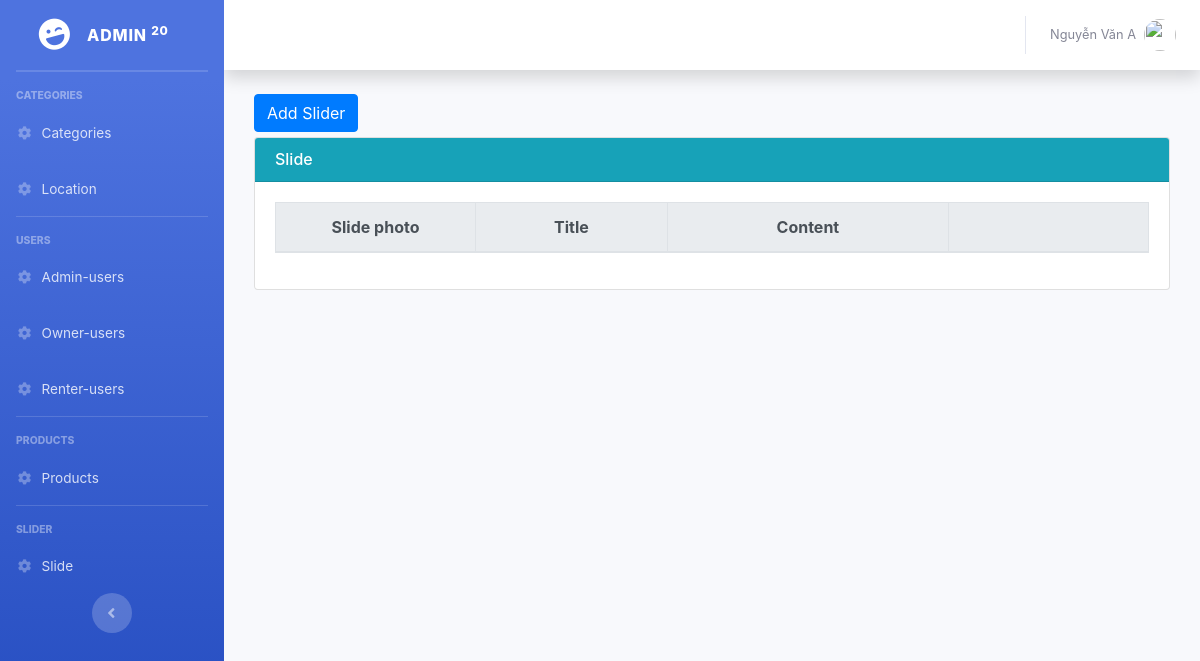
Before: /Backend/Admin/index.php?controller=slide&action=read (signed in) with the older database file.
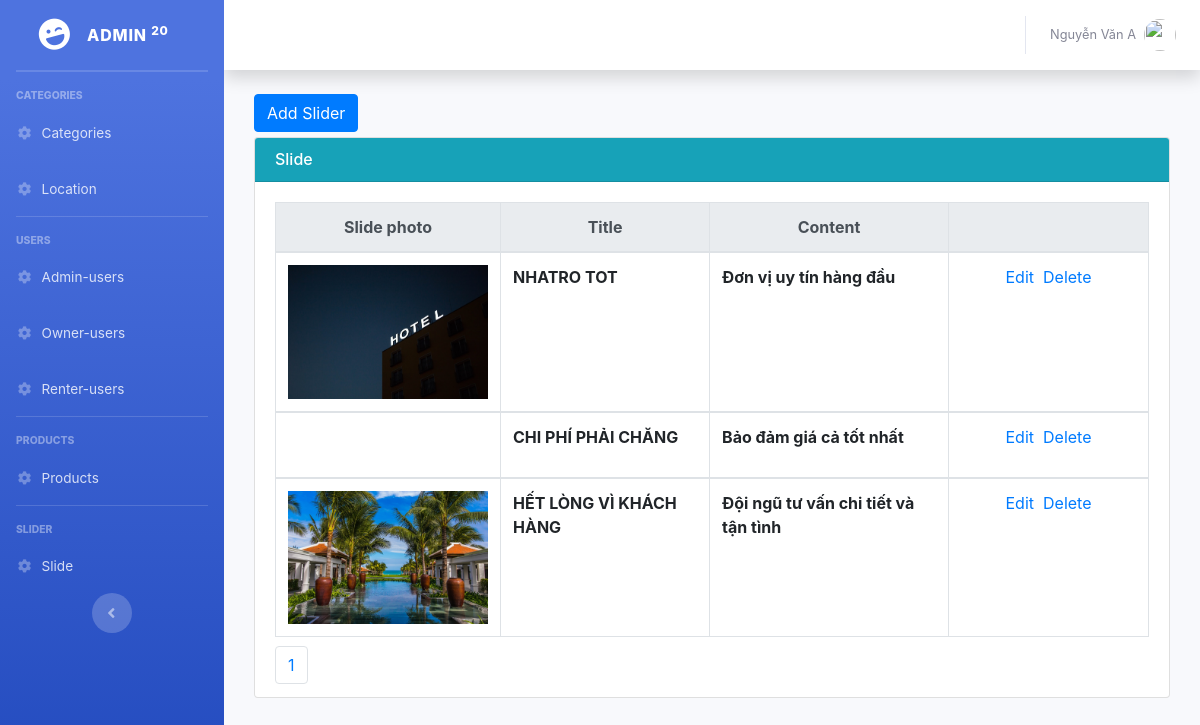
After: the same page with the newer database file.
### tables this page shows
CREATE TABLE `slide` (
  `id` int(11) NOT NULL,
  `photo` varchar(255) NOT NULL,
  `title` varchar(255) NOT NULL,
  `description` varchar(255) NOT NULL
);

### Backend/Admin/Controllers/SlideController.php (called while the page is built, shortened)
<?php
	include "Models/SlideModel.php";
	class SlideController extends SlideModel{
		public function read(){
			$recordPerPage = 3;
			$numPage = ceil($this->modelTotal()/$recordPerPage);
			$listRecordSlide = $this->modelRead($recordPerPage);
			include "Views/SlideView.php";
		}
	}
 ?>

### Backend/Admin/Models/SlideModel.php (called while the page is built, shortened)
<?php
	class SlideModel{
		public function modelRead($recordPerPage){
			$total = $this->modelTotal();
			$numPage = ceil($total/$recordPerPage);
			$page = isset($_GET["p"]) && $_GET["p"] > 0 ? $_GET["p"]-1 : 0;
			$from = $page * $recordPerPage;
			$conn = Connection::getInstance();
			$query = $conn->query("select * from slide order by id asc limit $from, $recordPerPage");
			return $query->fetchAll();
		}
		public function modelTotal(){
			$conn = Connection::getInstance();
			$query = $conn->query("select id from slide order by id desc");
			return $query->rowCount();
		}
	}
 ?>

### Backend/Admin/Views/SlideView.php (the view, shortened to what this page needs)
<div class="col-md-12" >
    <div style="margin-bottom:5px;">
        <a href="index.php?controller=slide&action=create" class="btn btn-primary">Add Slider</a>
    </div>
    <div class="card card-primary">
       <h6 class="card-header bg-info" style="color: white">Slide</h6>
        <div class="card-body">
            <table class="table table-bordered">
              <thead class="thead-light">
                <tr style="text-align: center;">
                  <th scope="col" style="width: 200px;">Slide photo</th>
                  <th scope="col" >Title</th>
                  <th scope="col" >Content</th>
                  <th scope="col" style="width:200px;"></th>
                </tr>
              </thead>
              <?php foreach($listRecordSlide as $rows): ?>
              <tbody>
                <tr >
                  <td>
                    <?php if($rows->photo != "" && file_exists('../../Assets/Upload/Slides/'.$rows->photo)): ?>
                      <img src="../../Assets/Upload/Slides/<?php echo $rows->photo; ?>" style="width:200px;">
                    <?php endif; ?>
                  </td>
                  <th><?php echo $rows->title;?></th>
                  <th><?php echo $rows->description;?></th>
                  <td style="text-align:center;">
                    <a href="index.php?controller=slide&action=update&id=<?php echo $rows->id; ?>">Edit</a>&nbsp;
                    <a href="index.php?controller=slide&action=delete&id=<?php echo $rows->id; ?>" onclick="return window.confirm('Are you sure?');">Delete</a>
                  </td>
                </tr>
              </tbody>
              <?php endforeach; ?>
            </table>
            <ul class="pagination">
                <li class="page-item">
                    <?php for($i = 1; $i <= $numPage; $i++): ?>
                    <a href="index.php?controller=slide&action=read&p=<?php echo $i; ?>" class="page-link"><?php echo $i; ?></a>
                    <?php endfor; ?>
                </li>
            </ul>
        </div>
    </div>
</div>

### Backend/Admin/index.php (shortened to what this page needs)
<?php
	$controller = isset($_GET["controller"]) ? $_GET["controller"] : "";
	$classController = $controller."Controller";
	$fileController = "Controllers/".ucfirst($controller)."Controller.php";
	if(!isset($_SESSION["email"])){
			include "Views/LayoutLoginView.php";
	}else{
		include "Views/LayoutView.php";
	}
?>

### Backend/Admin/Views/LayoutView.php (shortened to what this page needs)
<!DOCTYPE html>
<html lang="en">
<head>
  <link href="../../Assets/Backend/vendor/fontawesome-free/css/all.min.css" rel="stylesheet" type="text/css">
  <link href="../../Assets/Backend/css/sb-admin-2.min.css" rel="stylesheet">
  <link rel="stylesheet" href="../../Assets/Backend/css/bootstrap.min.css">
</head>
<body id="page-top">
  <div id="wrapper">
    <ul class="navbar-nav bg-gradient-primary sidebar sidebar-dark accordion" id="accordionSidebar">
      <a class="sidebar-brand d-flex align-items-center justify-content-center" href="index.html">
        <div class="sidebar-brand-icon rotate-n-15">
          <i class="fas fa-laugh-wink"></i>
        </div>
        <div class="sidebar-brand-text mx-3">Admin <sup>20</sup></div>
      </a>
      <hr class="sidebar-divider my-0">
      <hr class="sidebar-divider">
      <div class="sidebar-heading">
        Categories
      </div>
      <li class="nav-item">
        <a class="nav-link" href="index.php?controller=categories&action=read">
          <i class="fas fa-fw fa-cog"></i>
          <span>Categories</span></a>
      </li>
      <li class="nav-item">
        <a class="nav-link" href="index.php?controller=location&action=read">
          <i class="fas fa-fw fa-cog"></i>
          <span>Location</span></a>
      </li>
      <hr class="sidebar-divider">
      <div class="sidebar-heading">
        Users
      </div>
      <li class="nav-item">
        <a class="nav-link" href="index.php?controller=adminUsers&action=read">
          <i class="fas fa-fw fa-cog"></i>
          <span>Admin-users</span></a>
      </li>
      <li class="nav-item">
        <a class="nav-link" href="index.php?controller=ownerUsers&action=read">
          <i class="fas fa-fw fa-cog"></i>
          <span>Owner-users</span></a>
      </li>
      <li class="nav-item">
        <a class="nav-link" href="index.php?controller=renterUsers&action=read">
          <i class="fas fa-fw fa-cog"></i>
          <span>Renter-users</span></a>
      </li>
      <hr class="sidebar-divider d-none d-md-block">
      <div class="sidebar-heading">
        Products
      </div>
      <li class="nav-item">
        <a class="nav-link" href="index.php?controller=products&action=read">
          <i class="fas fa-fw fa-cog"></i>
          <span>Products</span></a>
      </li>
      <hr class="sidebar-divider d-none d-md-block">
      <div class="sidebar-heading">
        Slider
      </div>
      <li class="nav-item">
        <a class="nav-link" href="index.php?controller=slide&action=read">
          <i class="fas fa-fw fa-cog"></i>
          <span>Slide</span></a>
      </li>
      <div class="text-center d-none d-md-inline">
        <button class="rounded-circle border-0" id="sidebarToggle"></button>
      </div>
    </ul>
    <div id="content-wrapper" class="d-flex flex-column">
      <div id="content">
        <nav class="navbar navbar-expand navbar-light bg-white topbar mb-4 static-top shadow">
          <ul class="navbar-nav ml-auto">
            <li class="nav-item dropdown no-arrow">
              <a class="nav-link dropdown-toggle" href="#" id="userDropdown" role="button" data-toggle="dropdown" aria-haspopup="true" aria-expanded="false">
                <span class="mr-2 d-none d-lg-inline text-gray-600 small">
                  <?php echo $_SESSION["AdminName"]; ?>
                </span>
                <img class="img-profile rounded-circle" src="https://source.unsplash.com/QAB-WJcbgJk/60x60">
              </a>
            </li>
          </ul>
        </nav>
      <div class="container-fluid">
        <?php
                if(file_exists($fileController)){
                    if(class_exists($classController)){
                        $obj= new $classController();
                        $obj->$action();
                    }
                }
              ?>
      </div>
    </div>
  </div>
</body>
</html>

### Backend/Admin/Views/SlideView.php (style rules this page uses)
.pagination { padding:0px; margin:0px; }
.page-link { display: inline; }

Changed rows visible on the page:
added slide: photo (picture), title "NHATRO TOT", description "Đơn vị uy tín hàng đầu"
added slide: title "CHI PHÍ PHẢI CHĂNG", description "Bảo đảm giá cả tốt nhất"
added slide: photo (picture), title "HẾT LÒNG VÌ KHÁCH HÀNG", description "Đội ngũ tư vấn chi tiết và tận tình"
Other visible differences:
new list line: "1"
